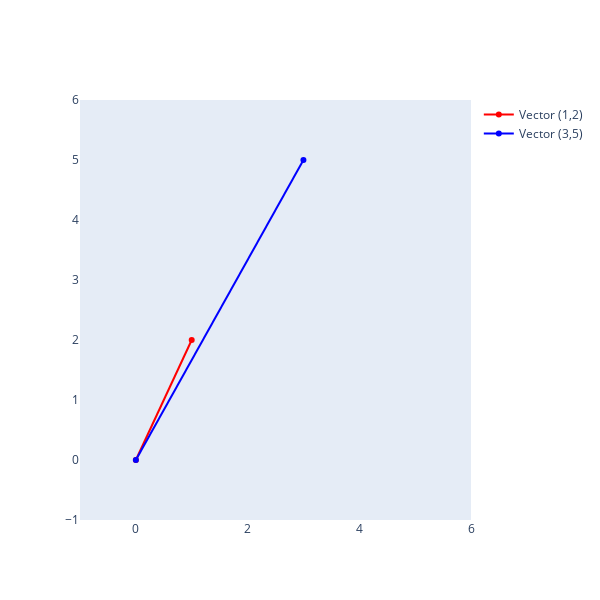

The code cell stored with this chart in its notebook:
### Markdown cell above
## Vector Addition and Scalar Multiplication

Vectors support two core operations: addition and scalar multiplication. These two operations are core to the study of linear algebra – so much so, that sometimes vectors are defined abstractly as "things that can be added and multiplied by scalars".

:::{note} Definition: Vector Addition
Suppose $\vec u$ and $\vec v$ are both vectors with the same number of components, i.e. $\vec u, \vec v \in \mathbb{R}^n$.

Then, the **sum** of $\vec u$ and $\vec v$ is defined as follows:

$$\vec u + \vec v = \begin{bmatrix} u_1 \\ u_2 \\ \vdots \\ u_n \end{bmatrix} + \begin{bmatrix} v_1 \\ v_2 \\ \vdots \\ v_n \end{bmatrix} = \begin{bmatrix} u_1 + v_1 \\ u_2 + v_2 \\ \vdots \\ u_n + v_n \end{bmatrix}$$
:::

This tells us that vector addition is performed **element-wise**. This is a term that you'll encounter quite a bit in the context of writing `numpy` code, as you'll see in lab.

For example, if $\vec u = \begin{bmatrix} 1 \\ 2 \\ 3 \end{bmatrix}$ and $\vec v = \begin{bmatrix} 4 \\ 5 \\ 6 \end{bmatrix}$, then $\vec u + \vec v = \begin{bmatrix} 5 \\ 7 \\ 9 \end{bmatrix}$. 

If $\vec w = \begin{bmatrix} 1 \\ 2 \end{bmatrix}$, then $\vec u + \vec w$ is undefined, since $\vec u$ and $\vec w$ have different numbers of components.

<br>

:::{note} Definition: Scalar Multiplication
Suppose $\vec v \in \mathbb{R}^n$. The **scalar multiple** of $\vec v$ by a scalar $c \in \mathbb{R}$ is defined as follows:

$$c \vec v = c \begin{bmatrix} v_1 \\ v_2 \\ \vdots \\ v_n \end{bmatrix} = \begin{bmatrix} c v_1 \\ c v_2 \\ \vdots \\ c v_n \end{bmatrix}$$
:::

For example, if $\vec v = \begin{bmatrix} 1 \\ 2 \\ 3 \end{bmatrix}$ and $c = 2$, then $2 \vec v = \begin{bmatrix} 2 \\ 4 \\ 6 \end{bmatrix}$. Note that we've deliberately defined this operation as **scalar** multiplication, not just "multiplication" in general, as there's more nuance to the definition of multiplication in linear algebra.

The norm of a vector satisfies the following properties, which you should verify for yourself:

- $\lVert \vec v \rVert \geq 0$.
- $\lVert \vec v \rVert = 0$ if and only if $\vec v = \vec 0 = \begin{bmatrix} 0 \\ 0 \\ \vdots \\ 0 \end{bmatrix}$.
- $\lVert c \vec v \rVert = |c| \lVert \vec v \rVert$ for all $c \in \mathbb{R}$.
- $\lVert \vec u + \vec v \rVert \leq \lVert \vec u \rVert + \lVert \vec v \rVert$ (called the **triangle inequality**; the proof of this is non-trivial, and we'll see it later in a homework assignment).


<!-- 
:::{note} Definition: Zero Vector
The **zero vector** is the vector with all components equal to 0.

$$\vec 0 = \begin{bmatrix} 0 \\ 0 \\ \vdots \\ 0 \end{bmatrix}$$
:::

 -->

## Visualizing Addition and Scalar Multiplication

### Code cell
import plotly.graph_objects as go
import numpy as np

# Define the vectors
v1 = np.array([1, 2])
v2 = np.array([3, 5])

# Calculate angle between vectors (in radians)
theta = np.arccos(np.dot(v1, v2) / (np.linalg.norm(v1) * np.linalg.norm(v2)))

# Create figure
fig = go.Figure()

# Add vector (1,2) in red
fig.add_trace(go.Scatter(x=[0, v1[0]], y=[0, v1[1]], 
                         mode='lines+markers', 
                         line=dict(color='red', width=2),
                         name='Vector (1,2)'))

# Add vector (3,5) in blue
fig.add_trace(go.Scatter(x=[0, v2[0]], y=[0, v2[1]], 
                         mode='lines+markers', 
                         line=dict(color='blue', width=2),
                         name='Vector (3,5)'))

# Add angle annotation
# fig.add_annotation(
#     x=0.5, y=1.5,
#     text=r'$\theta$',
#     showarrow=False,
#     font=dict(size=16)
# )

# Set layout
fig.update_layout(
    xaxis=dict(range=[-1, 6], showgrid=False, zeroline=False),
    yaxis=dict(range=[-1, 6], showgrid=False, zeroline=False),
    width=600,
    height=600,
    showlegend=True
)

fig.show()

### Figure 1 — Plotly figure (JSON) as saved in the notebook; plotly's stock layout.template omitted (floating-point values rounded to 4 significant figures)
{"data": [{"line": {"color": "red", "width": 2}, "mode": "lines+markers", "name": "Vector (1,2)", "type": "scatter", "x": [0, 1], "y": [0, 2]}, {"line": {"color": "blue", "width": 2}, "mode": "lines+markers", "name": "Vector (3,5)", "type": "scatter", "x": [0, 3], "y": [0, 5]}], "layout": {"height": 600, "showlegend": true, "width": 600, "xaxis": {"range": [-1, 6], "showgrid": false, "zeroline": false}, "yaxis": {"range": [-1, 6], "showgrid": false, "zeroline": false}}}
